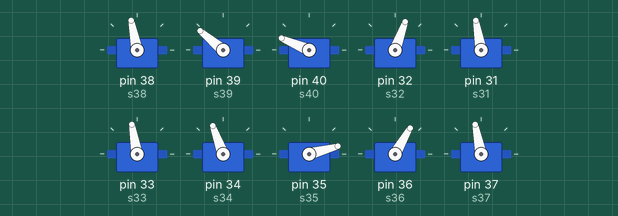
Recording of a sketch running on a simulated Arduino Mega 2560, built with avr-gcc and run on an emulated ATmega2560. On the bench: 10 × servo.

Above: at 4.69 s.
At 19.82 s:
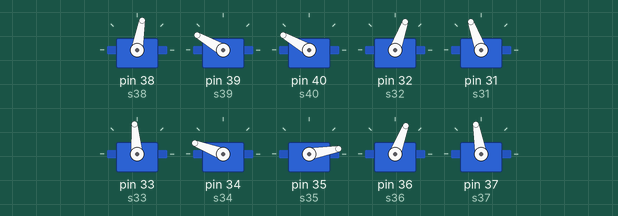
At 21.7 s:
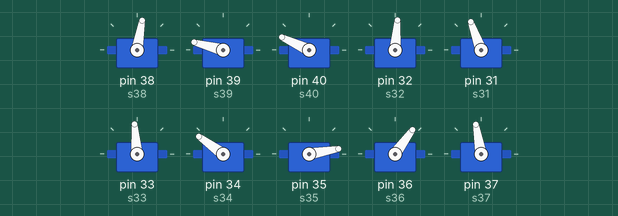
At 23.37 s:
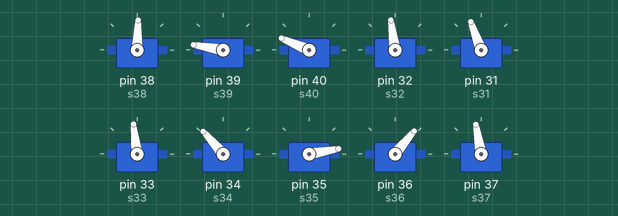
At 27.16 s:
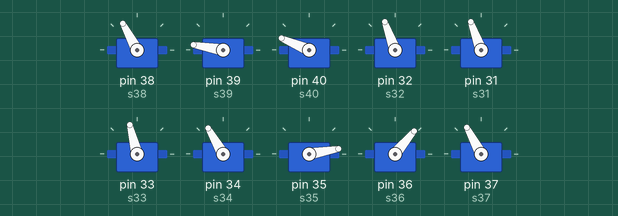
At 35.1 s:
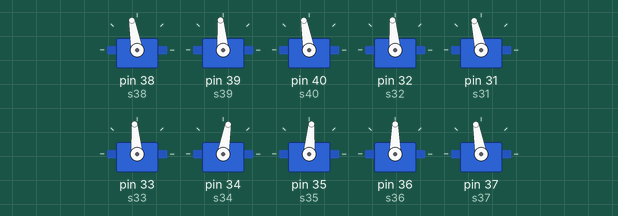
Timing chart, 0 to 36.6 s (numbered marks = the images above):
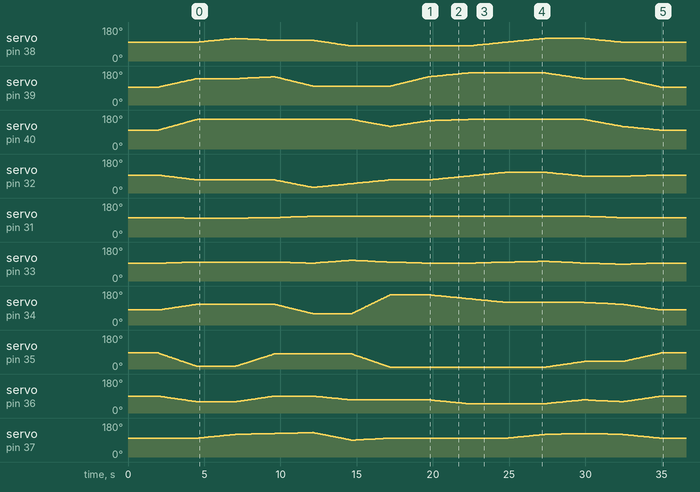

The sketch:

Execute2_4.ino
```cpp
#include <Servo.h>

Servo s38;
Servo s39;
Servo s40;
Servo s32;
Servo s31;
Servo s33;
Servo s34;
Servo s35;
Servo s36;
Servo s37;

int delayTime = 50;
int executable = 1;
int fixCount = 50;
boolean activeLog = false;

int logTime = 0;

void setup() {

  Serial.begin(9600);

  s38.attach(38);
  s39.attach(39);
  s40.attach(40);
  s32.attach(32);
  s31.attach(31);
  s33.attach(33);
  s34.attach(34);
  s35.attach(35);
  s36.attach(36);
  s37.attach(37);

  init_servo();
  delay(2000);
}


void loop() {

  if(Serial.available()){
    executable = Serial.read();
  }

  while(executable > 0) {

    execute(   100, 95, 100, 95, 103, 95, 80, 85, 90, 100,
               100, 140, 157, 70, 100, 100, 110, 15, 60, 100 );

               delay(logTime);

    execute(   100, 140, 157, 70, 100, 100, 110, 15, 60, 100,
               120, 140, 157, 70, 100, 100, 110, 15, 60, 120 );

               delay(logTime);

    execute(   120, 140, 157, 70, 100, 100, 110, 15, 60, 120,
               110, 150, 157, 70, 103, 100, 110, 80, 90, 125 );

               delay(logTime);

    execute(   110, 150, 157, 70, 103, 100, 110, 80, 90, 125,
               110, 100, 157, 30, 110, 95, 60, 80, 90, 130 );

               delay(logTime);

    execute(   110, 100, 157, 30, 110, 95, 60, 80, 90, 130,
               80, 100, 157, 50, 110, 110, 60, 80, 70, 90 );

               delay(logTime);

    execute(   80, 100, 157, 50, 110, 110, 60, 80, 70, 90,
               80, 100, 120, 70, 110, 100, 160, 10, 70 , 100 );

               delay(logTime);

    execute(   80, 100, 120, 70, 110, 100, 160, 10, 70 , 100,
               80, 150, 150, 70, 110, 95, 160, 10, 70 , 100 );

               delay(logTime);

    execute(   80, 150, 150, 70, 110, 95, 160, 10, 70 , 100,
               80, 170, 157, 90, 110, 95, 140, 10, 50 , 100 );

               delay(logTime);

    execute(   80, 170, 157, 90, 110, 95, 140, 10, 50 , 100,
               100, 170, 157, 110, 110, 100, 120, 10, 50 , 100 );

               delay(logTime);

    execute(   100, 170, 157, 110, 110, 100, 120, 10, 50 , 100,
               120, 170, 157, 110, 110, 105, 120, 10, 50 , 120 );

               delay(logTime);

    execute(   120, 170, 157, 110, 110, 105, 120, 10, 50 , 120,
               120, 140, 157, 90, 110, 95, 120, 40, 70 , 125 );

               delay(logTime);

    execute(   120, 140, 157, 90, 110, 95, 120, 40, 70 , 125,
               100, 140, 120, 90, 103, 90, 110, 40, 60, 120 );

               delay(logTime);

    execute(   100, 140, 120, 90, 103, 90, 110, 40, 60, 120,
               100, 95, 100, 95, 103, 95, 80, 85, 90, 100 );

    executable = 0;
  }


  init_servo();

  if(executable == 0) {

    delay(5000);
    init_servo();

  }

}


void init_servo() {

  s38.write(100);
  s39.write(95);
  s40.write(100);
  s32.write(95);
  s31.write(103);
  s33.write(95);
  s34.write(80);
  s35.write(85);
  s36.write(90);
  s37.write(100);
}

void execute(
  float p38, float p39, float p40, float p32, float p31, float p33, float p34, float p35, float p36, float p37,
  float g38, float g39, float g40, float g32, float g31, float g33, float g34, float g35, float g36, float g37
) {

  float r38 = (p38 - g38) / fixCount,
      r39 = (p39 - g39) / fixCount,
      r40 = (p40 - g40) / fixCount,
      r32 = (p32 - g32) / fixCount,
      r31 = (p31 - g31) / fixCount,
      r33 = (p33 - g33) / fixCount,
      r34 = (p34 - g34) / fixCount,
      r35 = (p35 - g35) / fixCount,
      r36 = (p36 - g36) / fixCount,
      r37 = (p37 - g37) / fixCount;

  for(int i = 0; i < fixCount; i++) {

    p38 -= r38;
    p39 -= r39;
    p40 -= r40;
    p32 -= r32;
    p31 -= r31;
    p33 -= r33;
    p34 -= r34;
    p35 -= r35;
    p36 -= r36;
    p37 -= r37;

    s38.write(p38);
    s39.write(p39);
    s40.write(p40);
    s32.write(p32);
    s31.write(p31);
    s33.write(p33);
    s34.write(p34);
    s35.write(p35);
    s36.write(p36);
    s37.write(p37);

    if(activeLog) {
      Serial.print("P38: ");
      Serial.print(p38);
      Serial.print(" P39: ");
      Serial.print(p39);
      Serial.print("  P40: ");
      Serial.print(p40);
      Serial.print("  P32: ");
      Serial.print(p32);
      Serial.print("  P31: ");
      Serial.print(p31);
      Serial.print("  P33: ");
      Serial.print(p33);
      Serial.print("  P34: ");
      Serial.print(p34);
      Serial.print("  P35: ");
      Serial.print(p35);
      Serial.print("  P36: ");
      Serial.print(p36);
      Serial.print("  P37: ");
      Serial.println(p37);
    }
    delay(delayTime);
  }
  Serial.println("\n");
}
```

Measured:
- by itself, servo on pin 32 (s32): 95° → 94° at 2.0 s, → 93° 0.10 s later, → 92° 0.10 s later, → 91° 0.10 s later, … (172 changes in this stretch)
- by itself, servo on pin 31 (s31): 103° → 102° at 2.0 s, → 101° 0.81 s later, → 100° 0.86 s later, → 101° 4.2 s later, … (20 changes in this stretch)
- by itself, servo on pin 33 (s33): 95° → 96° at 2.5 s, → 97° 0.51 s later, → 98° 0.51 s later, → 99° 0.51 s later, … (68 changes in this stretch)
- by itself, servo on pin 37 (s37): 100° → 101° at 4.6 s, → 102° 0.10 s later, → 103° 0.15 s later, → 104° 0.10 s later, … (132 changes in this stretch)
